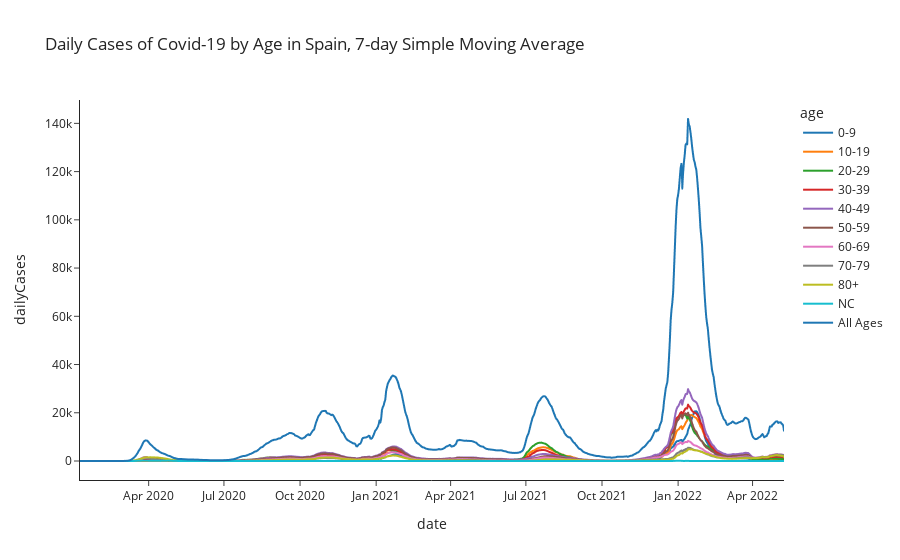

Notebook code cell kept with this figure:
### Code cell
fig = px.line(
    age_series, 
    x="date", 
    y="dailyCases", 
    color='age',
    template = 'simple_white',
    title = 'Daily Cases of Covid-19 by Age in Spain, 7-day Simple Moving Average')
fig.show()

### Figure 1 — Plotly figure (JSON) as saved in the notebook; plotly's stock layout.template omitted (floating-point values rounded to 4 significant figures; data arrays with more than 128 entries replaced by an {"elided": "..."} marker saying what was removed)
{"data": [{"hovertemplate": "age=0-9<br>date=%{x}<br>dailyCases=%{y}<extra></extra>", "legendgroup": "0-9", "line": {"color": "#1F77B4", "dash": "solid"}, "marker": {"symbol": "circle"}, "mode": "lines", "name": "0-9", "showlegend": true, "type": "scattergl", "x": {"elided": "852 str values"}, "xaxis": "x", "y": {"elided": "852 int values"}, "yaxis": "y"}, {"hovertemplate": "age=10-19<br>date=%{x}<br>dailyCases=%{y}<extra></extra>", "legendgroup": "10-19", "line": {"color": "#FF7F0E", "dash": "solid"}, "marker": {"symbol": "circle"}, "mode": "lines", "name": "10-19", "showlegend": true, "type": "scattergl", "x": {"elided": "852 str values"}, "xaxis": "x", "y": {"elided": "852 int values"}, "yaxis": "y"}, {"hovertemplate": "age=20-29<br>date=%{x}<br>dailyCases=%{y}<extra></extra>", "legendgroup": "20-29", "line": {"color": "#2CA02C", "dash": "solid"}, "marker": {"symbol": "circle"}, "mode": "lines", "name": "20-29", "showlegend": true, "type": "scattergl", "x": {"elided": "852 str values"}, "xaxis": "x", "y": {"elided": "852 int values"}, "yaxis": "y"}, {"hovertemplate": "age=30-39<br>date=%{x}<br>dailyCases=%{y}<extra></extra>", "legendgroup": "30-39", "line": {"color": "#D62728", "dash": "solid"}, "marker": {"symbol": "circle"}, "mode": "lines", "name": "30-39", "showlegend": true, "type": "scattergl", "x": {"elided": "852 str values"}, "xaxis": "x", "y": {"elided": "852 int values"}, "yaxis": "y"}, {"hovertemplate": "age=40-49<br>date=%{x}<br>dailyCases=%{y}<extra></extra>", "legendgroup": "40-49", "line": {"color": "#9467BD", "dash": "solid"}, "marker": {"symbol": "circle"}, "mode": "lines", "name": "40-49", "showlegend": true, "type": "scattergl", "x": {"elided": "852 str values"}, "xaxis": "x", "y": {"elided": "852 int values"}, "yaxis": "y"}, {"hovertemplate": "age=50-59<br>date=%{x}<br>dailyCases=%{y}<extra></extra>", "legendgroup": "50-59", "line": {"color": "#8C564B", "dash": "solid"}, "marker": {"symbol": "circle"}, "mode": "lines", "name": "50-59", "showlegend": true, "type": "scattergl", "x": {"elided": "852 str values"}, "xaxis": "x", "y": {"elided": "852 int values"}, "yaxis": "y"}, {"hovertemplate": "age=60-69<br>date=%{x}<br>dailyCases=%{y}<extra></extra>", "legendgroup": "60-69", "line": {"color": "#E377C2", "dash": "solid"}, "marker": {"symbol": "circle"}, "mode": "lines", "name": "60-69", "showlegend": true, "type": "scattergl", "x": {"elided": "852 str values"}, "xaxis": "x", "y": {"elided": "852 int values"}, "yaxis": "y"}, {"hovertemplate": "age=70-79<br>date=%{x}<br>dailyCases=%{y}<extra></extra>", "legendgroup": "70-79", "line": {"color": "#7F7F7F", "dash": "solid"}, "marker": {"symbol": "circle"}, "mode": "lines", "name": "70-79", "showlegend": true, "type": "scattergl", "x": {"elided": "852 str values"}, "xaxis": "x", "y": {"elided": "852 int values"}, "yaxis": "y"}, {"hovertemplate": "age=80+<br>date=%{x}<br>dailyCases=%{y}<extra></extra>", "legendgroup": "80+", "line": {"color": "#BCBD22", "dash": "solid"}, "marker": {"symbol": "circle"}, "mode": "lines", "name": "80+", "showlegend": true, "type": "scattergl", "x": {"elided": "852 str values"}, "xaxis": "x", "y": {"elided": "852 int values"}, "yaxis": "y"}, {"hovertemplate": "age=NC<br>date=%{x}<br>dailyCases=%{y}<extra></extra>", "legendgroup": "NC", "line": {"color": "#17BECF", "dash": "solid"}, "marker": {"symbol": "circle"}, "mode": "lines", "name": "NC", "showlegend": true, "type": "scattergl", "x": {"elided": "852 str values"}, "xaxis": "x", "y": {"elided": "852 int values"}, "yaxis": "y"}, {"hovertemplate": "age=All Ages<br>date=%{x}<br>dailyCases=%{y}<extra></extra>", "legendgroup": "All Ages", "line": {"color": "#1F77B4", "dash": "solid"}, "marker": {"symbol": "circle"}, "mode": "lines", "name": "All Ages", "showlegend": true, "type": "scattergl", "x": {"elided": "852 str values"}, "xaxis": "x", "y": {"elided": "852 int values"}, "yaxis": "y"}], "layout": {"legend": {"title": {"text": "age"}, "tracegroupgap": 0}, "title": {"text": "Daily Cases of Covid-19 by Age in Spain, 7-day Simple Moving Average"}, "xaxis": {"anchor": "y", "domain": [0, 1], "title": {"text": "date"}}, "yaxis": {"anchor": "x", "domain": [0, 1], "title": {"text": "dailyCases"}}}}
